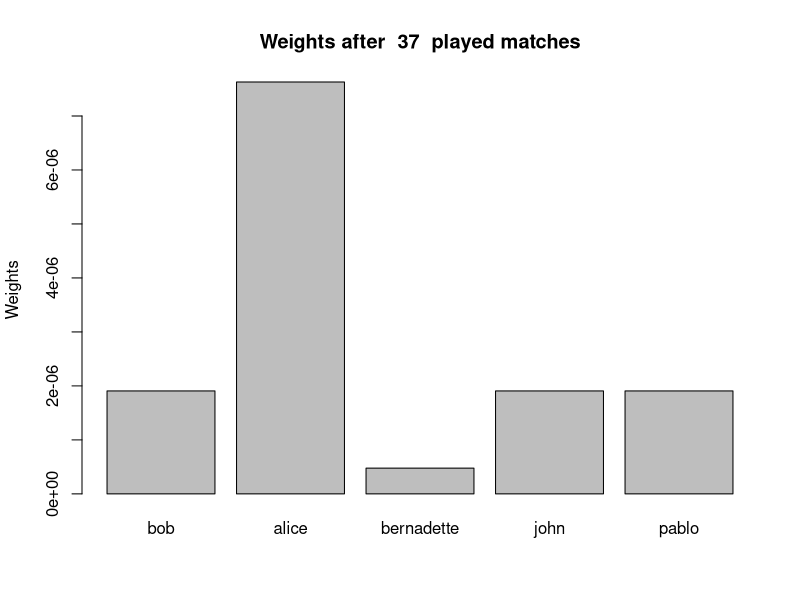

This chart was generated by the following R code:
prono <- read.table(file="pronostics.txt",header=TRUE,sep=";");
results <- read.table(file="resultats.txt",header=TRUE,sep=";");

names_to_id <- function(names){
    id <- NULL;
    for(i in 1:length(names)){
         id <- c(id,experts$id[experts$expert == names[i]]);  
    }
    return(id);
}

name_experts <- unique(prono$expert);
nb_experts <- length(name_experts);
experts <- data.frame(id=1:nb_experts,expert = name_experts,weights = rep(1, nb_experts),
    nb_match_played = rep(0, nb_experts));
nb_matchs <- dim(results)[1];
eta <- 1/2;
for(match_index in 1:nb_matchs){
    resultat_match <- results$resultat[match_index];
    prono_match <- subset(prono,idmatch==as.character(results$idmatch[match_index]));
    players_name <- prono_match$expert;
    id_playing <- names_to_id(players_name);
    experts$nb_match_played[id_playing] <- experts$nb_match_played[id_playing] + 1;
    loosers_name <- prono_match$expert[prono_match$pronostic!=as.character(resultat_match)];
    id_loosers <- names_to_id(loosers_name);
    if(length(loosers_name)>0){
        experts$weights[id_loosers] <- (1 - eta) * experts$weights[id_loosers];
    }
    cat('\n');
    print(loosers_name);
    print(experts);
}
##weights are ponderated by the amount of prognosticated match
experts$weights <- experts$weights * (experts$nb_match_played / max(experts$nb_match_played));
save(experts,file="experts.rda")

##plot
x11();
barplot(experts$weights,names.arg=experts$expert,
    main=paste("Weights after ",max(experts$nb_match_played)," played matches"),
    ylab="Weights")
dev.copy2pdf(file="experts.pdf");
dev.off();